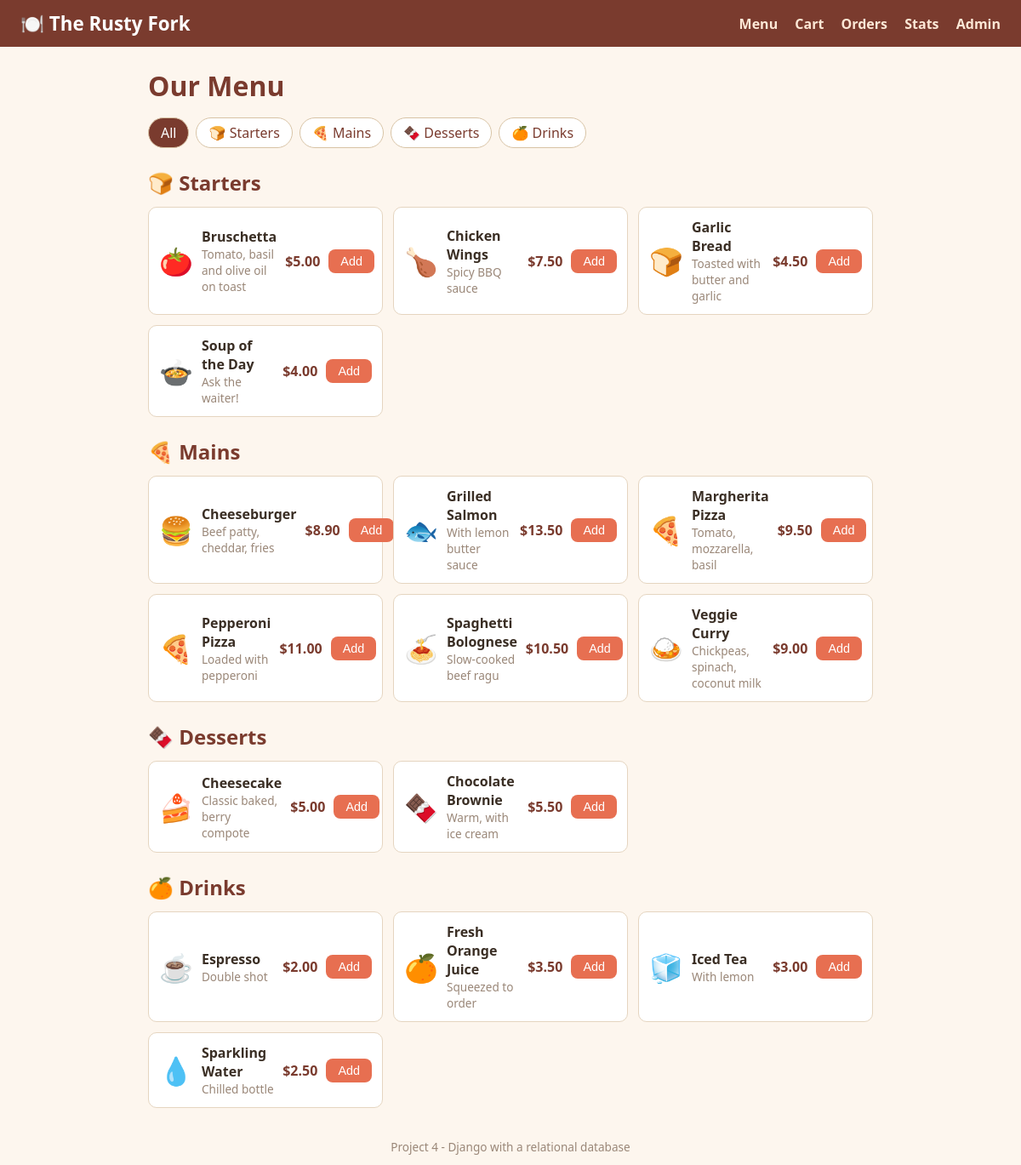
The page / on the database its author committed.
### menu/models.py (models this page shows, shortened)
class Category(models.Model):
    name = models.CharField(max_length=50)
    emoji = models.CharField(max_length=10, blank=True)
    order = models.PositiveIntegerField(default=0)
    class Meta:
        ordering = ["order", "name"]
        verbose_name_plural = "Categories"

class MenuItem(models.Model):
    category = models.ForeignKey(
        Category, on_delete=models.CASCADE, related_name="items"
    )
    name = models.CharField(max_length=50)
    description = models.TextField(blank=True)
    price = models.DecimalField(max_digits=6, decimal_places=2)
    emoji = models.CharField(max_length=10, blank=True)
    available = models.BooleanField(default=True)
    class Meta:
        ordering = ["category__order", "name"]

### menu/views.py (the view)
# urls.py: path("", views.menu, name="menu"),
def menu(request):
    selected = request.GET.get("cat")
    items = MenuItem.objects.filter(available=True)
    if selected:
        items = items.filter(category_id=selected)
    categories = Category.objects.all()
    items_by_category = {}
    for category in categories:
        group = [i for i in items if i.category_id == category.id]
        if group:
            items_by_category[category] = group
    return render(request, "menu/menu.html", {
        "categories": categories,
        "items_by_category": items_by_category,
        "selected": selected,
        "cart_count": _cart_count(_cart(request)),
    })

### menu/views.py (called while the page is built)
def _cart(request):
    return request.session.setdefault(CART_KEY, {})

def _cart_count(cart):
    return sum(cart.values())

### menu/templates/menu/menu.html (shortened to what this page needs)
{% extends "base.html" %}
{% block content %}
<h1>Our Menu</h1>
<div class="filters">
    <a href="{% url 'menu' %}" class="{% if not selected %}active{% endif %}">All</a>
    {% for category in categories %}
        <a href="{% url 'menu' %}?cat={{ category.id }}" class="{% if selected == category.id|stringformat:'s' %}active{% endif %}">
            {{ category.emoji }} {{ category.name }}
        </a>
    {% endfor %}
</div>
{% for category, items in items_by_category.items %}
    <section class="category">
        <h2>{{ category.emoji }} {{ category.name }}</h2>
        <div class="items">
            {% for item in items %}
                <div class="item">
                    <span class="emoji">{{ item.emoji }}</span>
                    <div class="info">
                        <h3>{{ item.name }}</h3>
                        <p>{{ item.description }}</p>
                    </div>
                    <div class="price">${{ item.price }}</div>
                    <form method="post" action="{% url 'cart' %}">
                        <button type="submit">Add</button>
                    </form>
                </div>
            {% endfor %}
        </div>
    </section>
{% empty %}
    <p class="empty">No items here yet. Check the admin to add some.</p>
{% endfor %}
{% endblock %}

### menu/templates/base.html (shortened to what this page needs)
{% load static %}
<!DOCTYPE html>
<html lang="en">
<head>
    <link rel="stylesheet" href="{% static 'menu/css/style.css' %}">
</head>
<body>
    <header>
        <div class="brand">🍽️ The Rusty Fork</div>
        <nav>
            <a href="{% url 'menu' %}">Menu</a>
            <a href="{% url 'cart' %}">Cart {% if cart_count %}<span class="badge">{{ cart_count }}</span>{% endif %}</a>
            <a href="{% url 'orders' %}">Orders</a>
            <a href="{% url 'stats' %}">Stats</a>
            <a href="/admin/">Admin</a>
        </nav>
    </header>
    <main>
        {% block content %}{% endblock %}
    </main>
    <footer>Project 4 - Django with a relational database</footer>
</body>
</html>

### menu/static/menu/css/style.css (style rules this page uses)
* { box-sizing: border-box; margin: 0; padding: 0; }
body { font-family: "Segoe UI", Tahoma, sans-serif; background: #fdf6ee; color: #3a2e24; display: flex; flex-direction: column; min-height: 100vh; }
header { background: #7a3b2e; color: #fff; padding: 12px 24px; display: flex; justify-content: space-between; align-items: center; flex-wrap: wrap; gap: 10px; }
.brand { font-size: 1.4rem; font-weight: bold; }
nav a { color: #fde8d6; text-decoration: none; margin-left: 16px; font-weight: 600; }
main { flex: 1; width: 100%; max-width: 900px; margin: 0 auto; padding: 24px; }
h1 { margin-bottom: 16px; color: #7a3b2e; }
h2 { margin: 24px 0 12px; color: #7a3b2e; }
footer { text-align: center; padding: 12px; color: #9a8778; font-size: 0.85rem; }
.filters { display: flex; gap: 8px; flex-wrap: wrap; margin-bottom: 20px; }
.filters a { padding: 6px 14px; background: #fff; border: 1px solid #d8c3a5; border-radius: 999px; color: #7a3b2e; text-decoration: none; }
.filters a.active { background: #7a3b2e; color: #fff; }
.items { display: grid; grid-template-columns: repeat(auto-fill, minmax(260px, 1fr)); gap: 12px; }
.item { background: #fff; border: 1px solid #e5d5c0; border-radius: 10px; padding: 12px; display: flex; align-items: center; gap: 10px; }
.item .emoji { font-size: 2rem; }
.item .info { flex: 1; }
.item h3 { font-size: 1rem; }
.item p { font-size: 0.85rem; color: #9a8778; }
.price { font-weight: bold; color: #7a3b2e; white-space: nowrap; }
button, .button { background: #e76f51; color: #fff; border: none; border-radius: 8px; padding: 6px 14px; cursor: pointer; font-size: 0.9rem; text-decoration: none; display: inline-block; }
a { color: #7a3b2e; }

### rows shown on the page
Category: emoji "🍞", name "Starters"
Category: emoji "🍕", name "Mains"
Category: emoji "🍫", name "Desserts"
Category: emoji "🍊", name "Drinks"
MenuItem: emoji "🍅", name "Bruschetta", description "Tomato, basil and olive oil on toast", price "5.00"
MenuItem: emoji "🍗", name "Chicken Wings", description "Spicy BBQ sauce", price "7.50"
MenuItem: emoji "🍞", name "Garlic Bread", description "Toasted with butter and garlic", price "4.50"
MenuItem: emoji "🍲", name "Soup of the Day", description "Ask the waiter!", price "4.00"
MenuItem: emoji "🍔", name "Cheeseburger", description "Beef patty, cheddar, fries", price "8.90"
MenuItem: emoji "🐟", name "Grilled Salmon", description "With lemon butter sauce", price "13.50"
MenuItem: emoji "🍕", name "Margherita Pizza", description "Tomato, mozzarella, basil", price "9.50"
MenuItem: emoji "🍕", name "Pepperoni Pizza", description "Loaded with pepperoni", price "11.00"
MenuItem: emoji "🍝", name "Spaghetti Bolognese", description "Slow-cooked beef ragu", price "10.50"
MenuItem: emoji "🍛", name "Veggie Curry", description "Chickpeas, spinach, coconut milk", price "9.00"
MenuItem: emoji "🍰", name "Cheesecake", description "Classic baked, berry compote", price "5.00"
MenuItem: emoji "🍫", name "Chocolate Brownie", description "Warm, with ice cream", price "5.50"
MenuItem: emoji "☕", name "Espresso", description "Double shot", price "2.00"
MenuItem: emoji "🍊", name "Fresh Orange Juice", description "Squeezed to order", price "3.50"
MenuItem: emoji "🧊", name "Iced Tea", description "With lemon", price "3.00"
MenuItem: emoji "💧", name "Sparkling Water", description "Chilled bottle", price "2.50"
